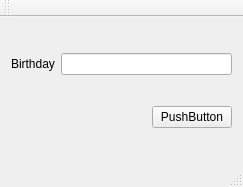
<?xml version="1.0" encoding="UTF-8"?>
<ui version="4.0">
 <class>MainWindow</class>
 <widget class="QMainWindow" name="MainWindow">
  <property name="geometry">
   <rect>
    <x>0</x>
    <y>0</y>
    <width>243</width>
    <height>187</height>
   </rect>
  </property>
  <property name="windowTitle">
   <string>MainWindow</string>
  </property>
  <widget class="QWidget" name="centralWidget">
   <layout class="QVBoxLayout" name="verticalLayout">
    <item>
     <layout class="QHBoxLayout" name="horizontalLayout">
      <item>
       <widget class="QLabel" name="label">
        <property name="text">
         <string>Birthday</string>
        </property>
       </widget>
      </item>
      <item>
       <widget class="QLineEdit" name="lineEdit"/>
      </item>
     </layout>
    </item>
    <item>
     <layout class="QHBoxLayout" name="horizontalLayout_2">
      <item>
       <spacer name="horizontalSpacer">
        <property name="orientation">
         <enum>Qt::Horizontal</enum>
        </property>
        <property name="sizeHint" stdset="0">
         <size>
          <width>40</width>
          <height>20</height>
         </size>
        </property>
       </spacer>
      </item>
      <item>
       <widget class="QPushButton" name="pushButton">
        <property name="text">
         <string>PushButton</string>
        </property>
       </widget>
      </item>
     </layout>
    </item>
   </layout>
  </widget>
  <widget class="QMenuBar" name="menuBar">
   <property name="geometry">
    <rect>
     <x>0</x>
     <y>0</y>
     <width>243</width>
     <height>21</height>
    </rect>
   </property>
  </widget>
  <widget class="QToolBar" name="mainToolBar">
   <attribute name="toolBarArea">
    <enum>TopToolBarArea</enum>
   </attribute>
   <attribute name="toolBarBreak">
    <bool>false</bool>
   </attribute>
  </widget>
  <widget class="QStatusBar" name="statusBar"/>
 </widget>
 <layoutdefault spacing="6" margin="11"/>
 <resources/>
 <connections/>
</ui>
